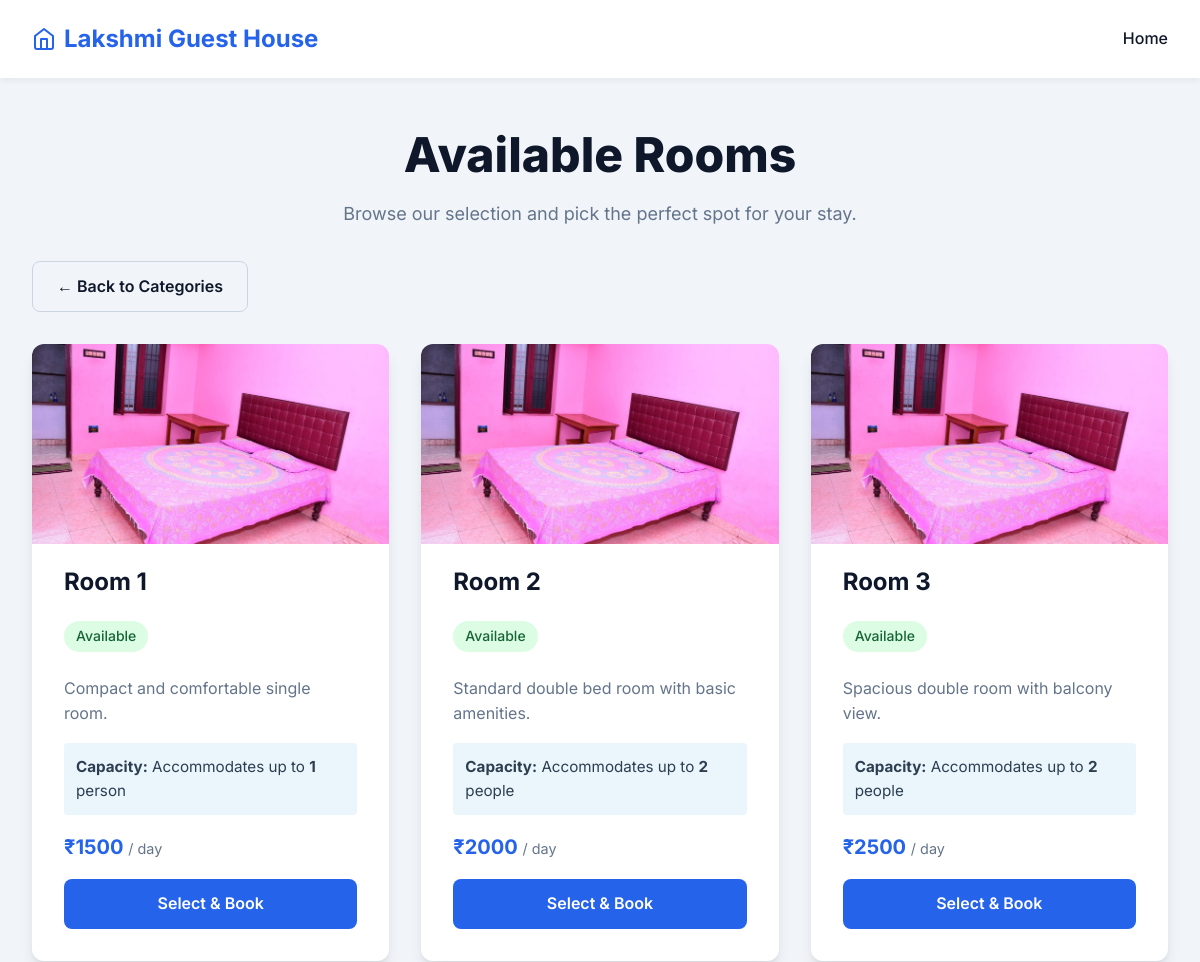
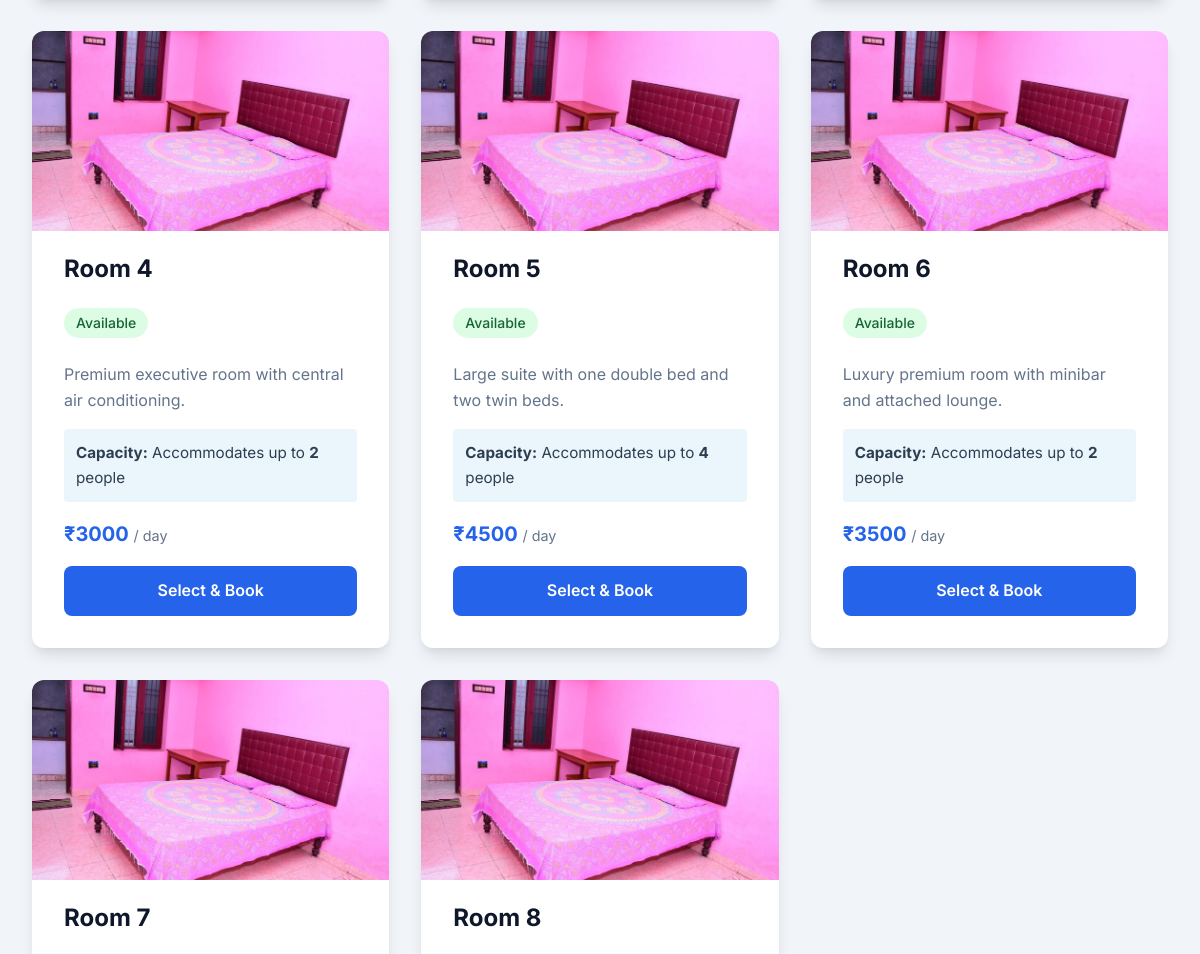
The app's page /category/Room (upper part), older data (2 pictures, top to bottom).
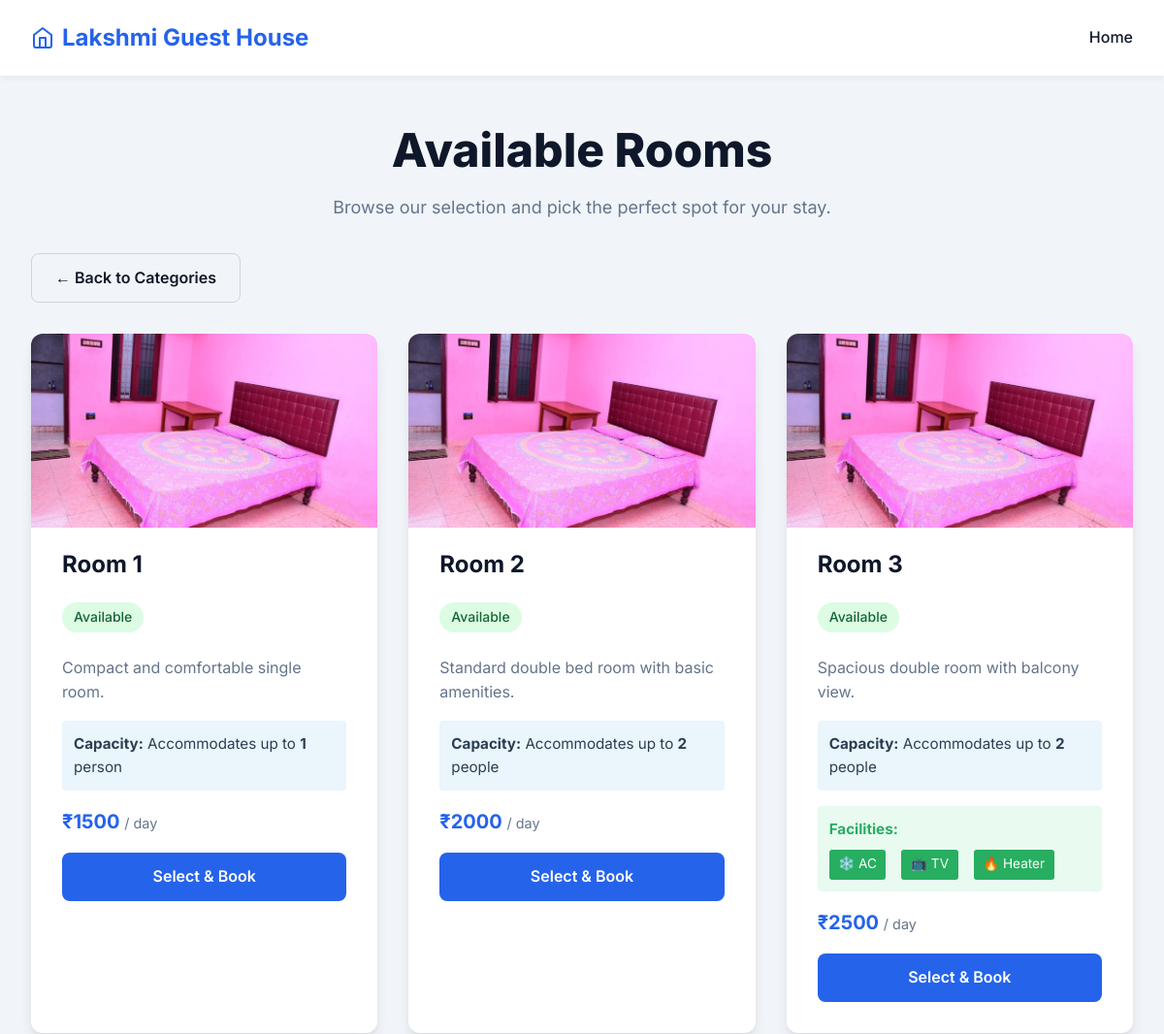
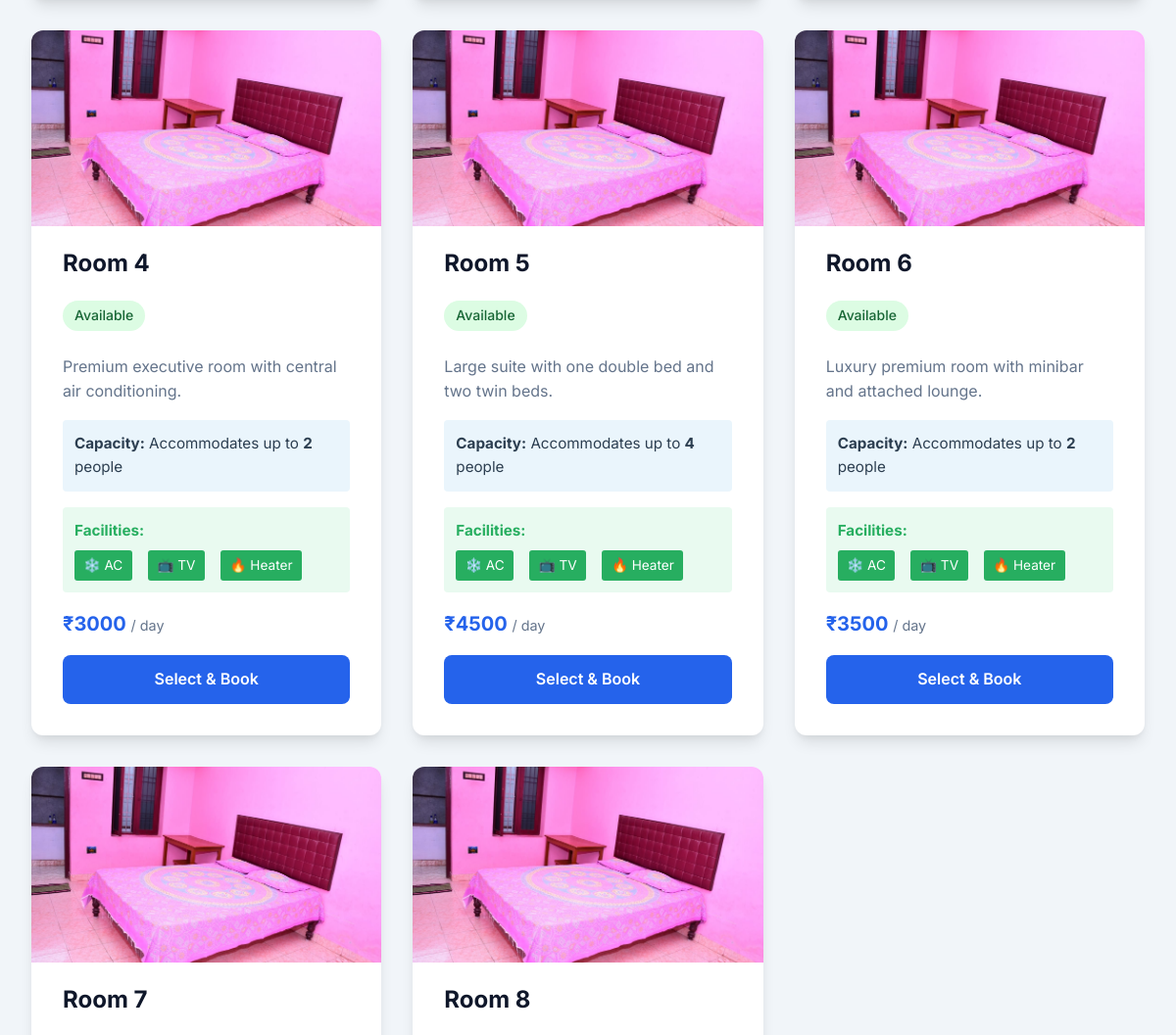
The same page, newer data (2 pictures, top to bottom).
### app.py (models this page shows)
class Accommodation(db.Model):
    id = db.Column(db.Integer, primary_key=True)
    name = db.Column(db.String(100), nullable=False) # e.g. "Room 1", "Hall 1"
    type = db.Column(db.String(50), nullable=False)  # Hall, Cottage, Room
    description = db.Column(db.Text, nullable=True)
    price = db.Column(db.Float, nullable=False)
    image_filenames = db.Column(db.Text, nullable=True)
    is_closed = db.Column(db.Boolean, default=False)
    max_people = db.Column(db.Integer, default=1)  # Number of people accommodation
    facilities = db.Column(db.Text, nullable=True)  # Comma-separated: AC,TV,Heater

### app.py (the view)
@app.route('/category/<string:acc_type>')
def category_view(acc_type):
    accommodations = Accommodation.query.filter_by(type=acc_type).all()
    today = datetime.now().date()
    for acc in accommodations:
        if acc.is_closed:
            acc.is_available_today = False
        else:
            is_booked = Booking.query.filter(
                Booking.accommodation_id == acc.id,
                Booking.status == 'Approved',
                Booking.check_out >= today
            ).first()
            acc.is_available_today = not bool(is_booked)
    return render_template('category.html', accommodations=accommodations, acc_type=acc_type)

### templates/category.html (shortened to what this page needs)
{% extends 'base.html' %}
{% block content %}
<div class="hero" style="margin-bottom: 2rem;">
    <h1>Available {{ acc_type }}s</h1>
    <p>Browse our selection and pick the perfect spot for your stay.</p>
</div>
<div style="margin-bottom: 2rem;">
    <a href="{{ url_for('index') }}" class="btn btn-secondary" style="width: auto;">&larr; Back to Categories</a>
</div>
<div class="accommodations-grid">
    {% for acc in accommodations %}
    <div class="card">
        <div class="card-image-wrapper">
            <img src="{{ url_for('static', filename='images/' ~ acc.image_filenames.split(',')[0]) }}" alt="{{ acc.name }}" class="card-image">
        </div>
        <div class="card-header">
            <h2 class="card-title">{{ acc.name }}</h2>
            {% if acc.is_closed %}
                <span class="card-badge unavailable-badge" style="background: #e74c3c;">Unavailable</span>
            {% elif acc.is_available_today %}
                <span class="card-badge available-badge">Available</span>
            {% else %}
                <span class="card-badge unavailable-badge">Booked Today</span>
            {% endif %}
        </div>
        <div class="card-body">
            <p>{{ acc.description }}</p>
            {% if acc.max_people %}
            <div style="padding: 0.75rem; background: rgba(52, 152, 219, 0.1); border-radius: 4px; margin-bottom: 1rem; font-size: 0.95rem; color: #2c3e50;">
                <strong>Capacity:</strong> Accommodates up to <strong>{{ acc.max_people }}</strong> {{ 'person' if acc.max_people == 1 else 'people' }}
            </div>
            {% endif %}
            {% if acc.facilities %}
            <div style="padding: 0.75rem; background: rgba(46, 204, 113, 0.1); border-radius: 4px; margin-bottom: 1rem; font-size: 0.95rem; color: #27ae60;">
                <strong>Facilities:</strong>
                <div style="display: flex; gap: 1rem; margin-top: 0.5rem; flex-wrap: wrap;">
                    {% if 'AC' in acc.facilities %}<span style="background: #27ae60; color: white; padding: 0.3rem 0.6rem; border-radius: 3px; font-size: 0.85rem;">❄️ AC</span>{% endif %}
                    {% if 'TV' in acc.facilities %}<span style="background: #27ae60; color: white; padding: 0.3rem 0.6rem; border-radius: 3px; font-size: 0.85rem;">📺 TV</span>{% endif %}
                    {% if 'Heater' in acc.facilities %}<span style="background: #27ae60; color: white; padding: 0.3rem 0.6rem; border-radius: 3px; font-size: 0.85rem;">🔥 Heater</span>{% endif %}
                </div>
            </div>
            {% endif %}
            <div class="price-tag">₹{{ "%.0f"|format(acc.price) }} <span style="font-size: 0.9rem; font-weight: normal; color: var(--text-light);">/ day</span></div>
            {% if acc.is_closed %}
                <button class="btn" disabled style="background: var(--text-light); cursor: not-allowed; opacity: 0.7;">Currently Unavailable</button>
            {% elif not acc.is_available_today %}
                <button class="btn" disabled style="background: var(--text-light); cursor: not-allowed; opacity: 0.7;">Already Booked</button>
            {% else %}
                <a href="{{ url_for('book', acc_id=acc.id) }}" class="btn">Select & Book</a>
            {% endif %}
        </div>
    </div>
    {% endfor %}
</div>
{% endblock %}

Row changes from the older to the newer data that the page shows:
changed Accommodation "Room 3": now shows "Facilities: ❄️ AC 📺 TV 🔥 Heater"
changed Accommodation "Room 4": now shows "Facilities: ❄️ AC 📺 TV 🔥 Heater"
changed Accommodation "Room 5": now shows "Facilities: ❄️ AC 📺 TV 🔥 Heater"
changed Accommodation "Room 6": now shows "Facilities: ❄️ AC 📺 TV 🔥 Heater"
